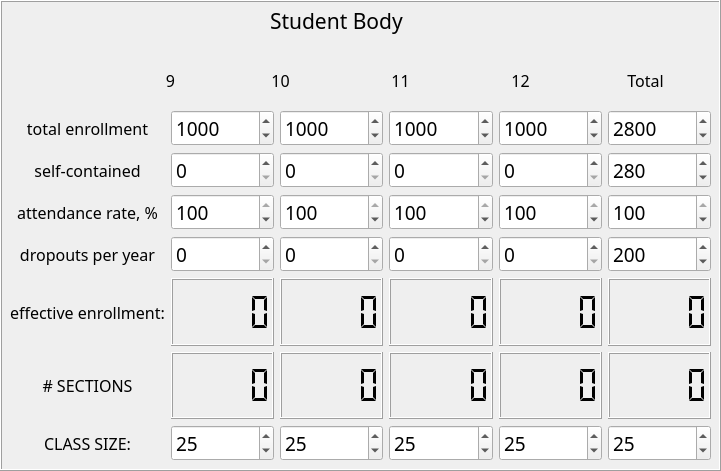
      <widget class="QFrame" name="frame_studentBody">
       <property name="geometry">
        <rect>
         <x>1144</x>
         <y>9</y>
         <width>721</width>
         <height>471</height>
        </rect>
       </property>
       <property name="font">
        <font>
         <family>MS Sans Serif</family>
         <pointsize>14</pointsize>
         <weight>75</weight>
         <bold>true</bold>
        </font>
       </property>
       <property name="frameShape">
        <enum>QFrame::Box</enum>
       </property>
       <property name="frameShadow">
        <enum>QFrame::Raised</enum>
       </property>
       <widget class="QLabel" name="label_StudentBody">
        <property name="geometry">
         <rect>
          <x>270</x>
          <y>-10</y>
          <width>191</width>
          <height>61</height>
         </rect>
        </property>
        <property name="font">
         <font>
          <family>Sans Serif</family>
          <pointsize>16</pointsize>
          <weight>50</weight>
          <bold>false</bold>
         </font>
        </property>
        <property name="text">
         <string>Student Body</string>
        </property>
       </widget>
       <widget class="QWidget" name="layoutWidget">
        <property name="geometry">
         <rect>
          <x>10</x>
          <y>110</y>
          <width>701</width>
          <height>351</height>
         </rect>
        </property>
        <layout class="QGridLayout" name="gridStudentBody">
         <item row="0" column="0">
          <widget class="QLabel" name="label_totalEnrollment">
           <property name="font">
            <font>
             <family>Sans Serif</family>
             <pointsize>12</pointsize>
             <weight>50</weight>
             <bold>false</bold>
            </font>
           </property>
           <property name="text">
            <string>total enrollment</string>
           </property>
           <property name="alignment">
            <set>Qt::AlignCenter</set>
           </property>
           <property name="wordWrap">
            <bool>true</bool>
           </property>
          </widget>
         </item>
         <item row="0" column="1">
          <widget class="QSpinBox" name="spinBox_totalEnrollment_1">
           <property name="font">
            <font>
             <family>Sans Serif</family>
             <pointsize>14</pointsize>
             <weight>50</weight>
             <bold>false</bold>
            </font>
           </property>
           <property name="maximum">
            <number>100000</number>
           </property>
           <property name="value">
            <number>1000</number>
           </property>
          </widget>
         </item>
         <item row="0" column="2">
          <widget class="QSpinBox" name="spinBox_totalEnrollment_2">
           <property name="font">
            <font>
             <family>Sans Serif</family>
             <pointsize>14</pointsize>
             <weight>50</weight>
             <bold>false</bold>
            </font>
           </property>
           <property name="maximum">
            <number>100000</number>
           </property>
           <property name="value">
            <number>1000</number>
           </property>
          </widget>
         </item>
         <item row="0" column="3">
          <widget class="QSpinBox" name="spinBox_totalEnrollment_3">
           <property name="font">
            <font>
             <family>Sans Serif</family>
             <pointsize>14</pointsize>
             <weight>50</weight>
             <bold>false</bold>
            </font>
           </property>
           <property name="maximum">
            <number>100000</number>
           </property>
           <property name="value">
            <number>1000</number>
           </property>
          </widget>
         </item>
         <item row="0" column="4">
          <widget class="QSpinBox" name="spinBox_totalEnrollment_4">
           <property name="font">
            <font>
             <family>Sans Serif</family>
             <pointsize>14</pointsize>
             <weight>50</weight>
             <bold>false</bold>
            </font>
           </property>
           <property name="maximum">
            <number>100000</number>
           </property>
           <property name="value">
            <number>1000</number>
           </property>
          </widget>
         </item>
         <item row="1" column="0">
          <widget class="QLabel" name="label_selfContained">
           <property name="font">
            <font>
             <family>Sans Serif</family>
             <pointsize>12</pointsize>
             <weight>50</weight>
             <bold>false</bold>
            </font>
           </property>
           <property name="text">
            <string>self-contained</string>
           </property>
           <property name="alignment">
            <set>Qt::AlignCenter</set>
           </property>
           <property name="wordWrap">
            <bool>true</bool>
           </property>
          </widget>
         </item>
         <item row="1" column="1">
          <widget class="QSpinBox" name="spinBox_selfContained_1">
           <property name="font">
            <font>
             <family>Sans Serif</family>
             <pointsize>14</pointsize>
             <weight>50</weight>
             <bold>false</bold>
            </font>
           </property>
           <property name="maximum">
            <number>100000</number>
           </property>
           <property name="value">
            <number>0</number>
           </property>
          </widget>
         </item>
         <item row="1" column="2">
          <widget class="QSpinBox" name="spinBox_selfContained_2">
           <property name="font">
            <font>
             <family>Sans Serif</family>
             <pointsize>14</pointsize>
             <weight>50</weight>
             <bold>false</bold>
            </font>
           </property>
           <property name="maximum">
            <number>100000</number>
           </property>
           <property name="value">
            <number>0</number>
           </property>
          </widget>
         </item>
         <item row="1" column="3">
          <widget class="QSpinBox" name="spinBox_selfContained_3">
           <property name="font">
            <font>
             <family>Sans Serif</family>
             <pointsize>14</pointsize>
             <weight>50</weight>
             <bold>false</bold>
            </font>
           </property>
           <property name="maximum">
            <number>100000</number>
           </property>
           <property name="value">
            <number>0</number>
           </property>
          </widget>
         </item>
         <item row="1" column="4">
          <widget class="QSpinBox" name="spinBox_selfContained_4">
           <property name="font">
            <font>
             <family>Sans Serif</family>
             <pointsize>14</pointsize>
             <weight>50</weight>
             <bold>false</bold>
            </font>
           </property>
           <property name="maximum">
            <number>100000</number>
           </property>
           <property name="value">
            <number>0</number>
           </property>
          </widget>
         </item>
         <item row="2" column="0">
          <widget class="QLabel" name="label_attendanceRate">
           <property name="font">
            <font>
             <family>Sans Serif</family>
             <pointsize>12</pointsize>
             <weight>50</weight>
             <bold>false</bold>
            </font>
           </property>
           <property name="text">
            <string>attendance rate, %</string>
           </property>
           <property name="alignment">
            <set>Qt::AlignCenter</set>
           </property>
           <property name="wordWrap">
            <bool>true</bool>
           </property>
          </widget>
         </item>
         <item row="2" column="1">
          <widget class="QSpinBox" name="spinBox_attendanceRate_1">
           <property name="font">
            <font>
             <family>Sans Serif</family>
             <pointsize>14</pointsize>
             <weight>50</weight>
             <bold>false</bold>
            </font>
           </property>
           <property name="maximum">
            <number>100</number>
           </property>
           <property name="value">
            <number>100</number>
           </property>
          </widget>
         </item>
         <item row="2" column="2">
          <widget class="QSpinBox" name="spinBox_attendanceRate_2">
           <property name="font">
            <font>
             <family>Sans Serif</family>
             <pointsize>14</pointsize>
             <weight>50</weight>
             <bold>false</bold>
            </font>
           </property>
           <property name="maximum">
            <number>100</number>
           </property>
           <property name="value">
            <number>100</number>
           </property>
          </widget>
         </item>
         <item row="2" column="3">
          <widget class="QSpinBox" name="spinBox_attendanceRate_3">
           <property name="font">
            <font>
             <family>Sans Serif</family>
             <pointsize>14</pointsize>
             <weight>50</weight>
             <bold>false</bold>
            </font>
           </property>
           <property name="maximum">
            <number>100</number>
           </property>
           <property name="value">
            <number>100</number>
           </property>
          </widget>
         </item>
         <item row="2" column="4">
          <widget class="QSpinBox" name="spinBox_attendanceRate_4">
           <property name="font">
            <font>
             <family>Sans Serif</family>
             <pointsize>14</pointsize>
             <weight>50</weight>
             <bold>false</bold>
            </font>
           </property>
           <property name="maximum">
            <number>100</number>
           </property>
           <property name="value">
            <number>100</number>
           </property>
          </widget>
         </item>
         <item row="3" column="0">
          <widget class="QLabel" name="label_dropoutsPerYear">
           <property name="font">
            <font>
             <family>Sans Serif</family>
             <pointsize>12</pointsize>
             <weight>50</weight>
             <bold>false</bold>
            </font>
           </property>
           <property name="text">
            <string>dropouts per year</string>
           </property>
           <property name="alignment">
            <set>Qt::AlignCenter</set>
           </property>
           <property name="wordWrap">
            <bool>true</bool>
           </property>
          </widget>
         </item>
         <item row="3" column="1">
          <widget class="QSpinBox" name="spinBox_dropoutsPerYear_1">
           <property name="font">
            <font>
             <family>Sans Serif</family>
             <pointsize>14</pointsize>
             <weight>50</weight>
             <bold>false</bold>
            </font>
           </property>
           <property name="maximum">
            <number>100000</number>
           </property>
           <property name="value">
            <number>0</number>
           </property>
          </widget>
         </item>
         <item row="3" column="2">
          <widget class="QSpinBox" name="spinBox_dropoutsPerYear_2">
           <property name="font">
            <font>
             <family>Sans Serif</family>
             <pointsize>14</pointsize>
             <weight>50</weight>
             <bold>false</bold>
            </font>
           </property>
           <property name="maximum">
            <number>100000</number>
           </property>
           <property name="value">
            <number>0</number>
           </property>
          </widget>
         </item>
         <item row="3" column="3">
          <widget class="QSpinBox" name="spinBox_dropoutsPerYear_3">
           <property name="font">
            <font>
             <family>Sans Serif</family>
             <pointsize>14</pointsize>
             <weight>50</weight>
             <bold>false</bold>
            </font>
           </property>
           <property name="maximum">
            <number>100000</number>
           </property>
           <property name="value">
            <number>0</number>
           </property>
          </widget>
         </item>
         <item row="3" column="4">
          <widget class="QSpinBox" name="spinBox_dropoutsPerYear_4">
           <property name="font">
            <font>
             <family>Sans Serif</family>
             <pointsize>14</pointsize>
             <weight>50</weight>
             <bold>false</bold>
            </font>
           </property>
           <property name="maximum">
            <number>100000</number>
           </property>
           <property name="value">
            <number>0</number>
           </property>
          </widget>
         </item>
         <item row="4" column="0">
          <widget class="QLabel" name="label_effectiveEnrollment">
           <property name="font">
            <font>
             <family>Sans Serif</family>
             <pointsize>12</pointsize>
             <weight>50</weight>
             <bold>false</bold>
            </font>
           </property>
           <property name="text">
            <string>effective enrollment:</string>
           </property>
           <property name="wordWrap">
            <bool>true</bool>
           </property>
          </widget>
         </item>
         <item row="4" column="1">
          <widget class="QLCDNumber" name="lcd_effectiveEnrollment_1">
           <property name="font">
            <font>
             <weight>50</weight>
             <bold>false</bold>
            </font>
           </property>
           <property name="segmentStyle">
            <enum>QLCDNumber::Flat</enum>
           </property>
          </widget>
         </item>
         <item row="4" column="2">
          <widget class="QLCDNumber" name="lcd_effectiveEnrollment_2">
           <property name="font">
            <font>
             <weight>50</weight>
             <bold>false</bold>
            </font>
           </property>
           <property name="segmentStyle">
            <enum>QLCDNumber::Flat</enum>
           </property>
          </widget>
         </item>
         <item row="4" column="3">
          <widget class="QLCDNumber" name="lcd_effectiveEnrollment_3">
           <property name="font">
            <font>
             <weight>50</weight>
             <bold>false</bold>
            </font>
           </property>
           <property name="segmentStyle">
            <enum>QLCDNumber::Flat</enum>
           </property>
          </widget>
         </item>
         <item row="4" column="4">
          <widget class="QLCDNumber" name="lcd_effectiveEnrollment_4">
           <property name="font">
            <font>
             <weight>50</weight>
             <bold>false</bold>
            </font>
           </property>
           <property name="segmentStyle">
            <enum>QLCDNumber::Flat</enum>
           </property>
          </widget>
         </item>
         <item row="5" column="0">
          <widget class="QLabel" name="label_nSections">
           <property name="font">
            <font>
             <family>Sans Serif</family>
             <pointsize>12</pointsize>
             <weight>50</weight>
             <bold>false</bold>
            </font>
           </property>
           <property name="text">
            <string># SECTIONS</string>
           </property>
           <property name="alignment">
            <set>Qt::AlignCenter</set>
           </property>
           <property name="wordWrap">
            <bool>true</bool>
           </property>
          </widget>
         </item>
         <item row="6" column="0">
          <widget class="QLabel" name="label_classSize">
           <property name="font">
            <font>
             <family>Sans Serif</family>
             <pointsize>12</pointsize>
             <weight>50</weight>
             <bold>false</bold>
            </font>
           </property>
           <property name="text">
            <string>CLASS SIZE:</string>
           </property>
           <property name="alignment">
            <set>Qt::AlignCenter</set>
           </property>
           <property name="wordWrap">
            <bool>true</bool>
           </property>
          </widget>
         </item>
         <item row="6" column="1">
          <widget class="QSpinBox" name="spinBox_classSize_1">
           <property name="font">
            <font>
             <family>Sans Serif</family>
             <pointsize>14</pointsize>
             <weight>50</weight>
             <bold>false</bold>
            </font>
           </property>
           <property name="maximum">
            <number>100000</number>
           </property>
           <property name="value">
            <number>25</number>
           </property>
          </widget>
         </item>
         <item row="5" column="1">
          <widget class="QLCDNumber" name="lcd_nSections_1">
           <property name="font">
            <font>
             <weight>50</weight>
             <bold>false</bold>
            </font>
           </property>
           <property name="segmentStyle">
            <enum>QLCDNumber::Flat</enum>
           </property>
          </widget>
         </item>
         <item row="6" column="2">
          <widget class="QSpinBox" name="spinBox_classSize_2">
           <property name="font">
            <font>
             <family>Sans Serif</family>
             <pointsize>14</pointsize>
             <weight>50</weight>
             <bold>false</bold>
            </font>
           </property>
           <property name="maximum">
            <number>100000</number>
           </property>
           <property name="value">
            <number>25</number>
           </property>
          </widget>
         </item>
         <item row="5" column="2">
          <widget class="QLCDNumber" name="lcd_nSections_2">
           <property name="font">
            <font>
             <weight>50</weight>
             <bold>false</bold>
            </font>
           </property>
           <property name="segmentStyle">
            <enum>QLCDNumber::Flat</enum>
           </property>
          </widget>
         </item>
         <item row="6" column="3">
          <widget class="QSpinBox" name="spinBox_classSize_3">
           <property name="font">
            <font>
             <family>Sans Serif</family>
             <pointsize>14</pointsize>
             <weight>50</weight>
             <bold>false</bold>
            </font>
           </property>
           <property name="maximum">
            <number>100000</number>
           </property>
           <property name="value">
            <number>25</number>
           </property>
          </widget>
         </item>
         <item row="6" column="4">
          <widget class="QSpinBox" name="spinBox_classSize_4">
           <property name="font">
            <font>
             <family>Sans Serif</family>
             <pointsize>14</pointsize>
             <weight>50</weight>
             <bold>false</bold>
            </font>
           </property>
           <property name="maximum">
            <number>100000</number>
           </property>
           <property name="value">
            <number>25</number>
           </property>
          </widget>
         </item>
         <item row="5" column="3">
          <widget class="QLCDNumber" name="lcd_nSections_3">
           <property name="font">
            <font>
             <weight>50</weight>
             <bold>false</bold>
            </font>
           </property>
           <property name="segmentStyle">
            <enum>QLCDNumber::Flat</enum>
           </property>
          </widget>
         </item>
         <item row="5" column="4">
          <widget class="QLCDNumber" name="lcd_nSections_4">
           <property name="font">
            <font>
             <weight>50</weight>
             <bold>false</bold>
            </font>
           </property>
           <property name="segmentStyle">
            <enum>QLCDNumber::Flat</enum>
           </property>
          </widget>
         </item>
         <item row="0" column="5">
          <widget class="QSpinBox" name="spinBox_totalEnrollment_5">
           <property name="font">
            <font>
             <family>Sans Serif</family>
             <pointsize>14</pointsize>
             <weight>50</weight>
             <bold>false</bold>
            </font>
           </property>
           <property name="maximum">
            <number>100000</number>
           </property>
           <property name="value">
            <number>2800</number>
           </property>
          </widget>
         </item>
         <item row="1" column="5">
          <widget class="QSpinBox" name="spinBox_selfContained_5">
           <property name="font">
            <font>
             <family>Sans Serif</family>
             <pointsize>14</pointsize>
             <weight>50</weight>
             <bold>false</bold>
            </font>
           </property>
           <property name="maximum">
            <number>100000</number>
           </property>
           <property name="value">
            <number>280</number>
           </property>
          </widget>
         </item>
         <item row="2" column="5">
          <widget class="QSpinBox" name="spinBox_attendanceRate_5">
           <property name="font">
            <font>
             <family>Sans Serif</family>
             <pointsize>14</pointsize>
             <weight>50</weight>
             <bold>false</bold>
            </font>
           </property>
           <property name="maximum">
            <number>100</number>
           </property>
           <property name="value">
            <number>100</number>
           </property>
          </widget>
         </item>
         <item row="5" column="5">
          <widget class="QLCDNumber" name="lcd_nSections_5">
           <property name="font">
            <font>
             <weight>50</weight>
             <bold>false</bold>
            </font>
           </property>
           <property name="segmentStyle">
            <enum>QLCDNumber::Flat</enum>
           </property>
          </widget>
         </item>
         <item row="6" column="5">
          <widget class="QSpinBox" name="spinBox_classSize_5">
           <property name="font">
            <font>
             <family>Sans Serif</family>
             <pointsize>14</pointsize>
             <weight>50</weight>
             <bold>false</bold>
            </font>
           </property>
           <property name="maximum">
            <number>100000</number>
           </property>
           <property name="value">
            <number>25</number>
           </property>
          </widget>
         </item>
         <item row="3" column="5">
          <widget class="QSpinBox" name="spinBox_dropoutsPerYear_5">
           <property name="font">
            <font>
             <family>Sans Serif</family>
             <pointsize>14</pointsize>
             <weight>50</weight>
             <bold>false</bold>
            </font>
           </property>
           <property name="maximum">
            <number>100000</number>
           </property>
           <property name="value">
            <number>200</number>
           </property>
          </widget>
         </item>
         <item row="4" column="5">
          <widget class="QLCDNumber" name="lcd_effectiveEnrollment_5">
           <property name="font">
            <font>
             <weight>50</weight>
             <bold>false</bold>
            </font>
           </property>
           <property name="segmentStyle">
            <enum>QLCDNumber::Flat</enum>
           </property>
          </widget>
         </item>
        </layout>
       </widget>
       <widget class="QLabel" name="label_totalEnrollment_2">
        <property name="geometry">
         <rect>
          <x>150</x>
          <y>60</y>
          <width>41</width>
          <height>41</height>
         </rect>
        </property>
        <property name="font">
         <font>
          <family>Sans Serif</family>
          <pointsize>12</pointsize>
          <weight>50</weight>
          <bold>false</bold>
         </font>
        </property>
        <property name="text">
         <string>9</string>
        </property>
        <property name="alignment">
         <set>Qt::AlignCenter</set>
        </property>
        <property name="wordWrap">
         <bool>true</bool>
        </property>
       </widget>
       <widget class="QLabel" name="label_totalEnrollment_3">
        <property name="geometry">
         <rect>
          <x>260</x>
          <y>60</y>
          <width>41</width>
          <height>41</height>
         </rect>
        </property>
        <property name="font">
         <font>
          <family>Sans Serif</family>
          <pointsize>12</pointsize>
          <weight>50</weight>
          <bold>false</bold>
         </font>
        </property>
        <property name="text">
         <string>10</string>
        </property>
        <property name="alignment">
         <set>Qt::AlignCenter</set>
        </property>
        <property name="wordWrap">
         <bool>true</bool>
        </property>
       </widget>
       <widget class="QLabel" name="label_totalEnrollment_4">
        <property name="geometry">
         <rect>
          <x>380</x>
          <y>60</y>
          <width>41</width>
          <height>41</height>
         </rect>
        </property>
        <property name="font">
         <font>
          <family>Sans Serif</family>
          <pointsize>12</pointsize>
          <weight>50</weight>
          <bold>false</bold>
         </font>
        </property>
        <property name="text">
         <string>11</string>
        </property>
        <property name="alignment">
         <set>Qt::AlignCenter</set>
        </property>
        <property name="wordWrap">
         <bool>true</bool>
        </property>
       </widget>
       <widget class="QLabel" name="label_totalEnrollment_5">
        <property name="geometry">
         <rect>
          <x>500</x>
          <y>60</y>
          <width>41</width>
          <height>41</height>
         </rect>
        </property>
        <property name="font">
         <font>
          <family>Sans Serif</family>
          <pointsize>12</pointsize>
          <weight>50</weight>
          <bold>false</bold>
         </font>
        </property>
        <property name="text">
         <string>12</string>
        </property>
        <property name="alignment">
         <set>Qt::AlignCenter</set>
        </property>
        <property name="wordWrap">
         <bool>true</bool>
        </property>
       </widget>
       <widget class="QLabel" name="label_totalEnrollment_6">
        <property name="geometry">
         <rect>
          <x>610</x>
          <y>60</y>
          <width>71</width>
          <height>41</height>
         </rect>
        </property>
        <property name="font">
         <font>
          <family>Sans Serif</family>
          <pointsize>12</pointsize>
          <weight>50</weight>
          <bold>false</bold>
         </font>
        </property>
        <property name="text">
         <string>Total</string>
        </property>
        <property name="alignment">
         <set>Qt::AlignCenter</set>
        </property>
        <property name="wordWrap">
         <bool>true</bool>
        </property>
       </widget>
      </widget>
